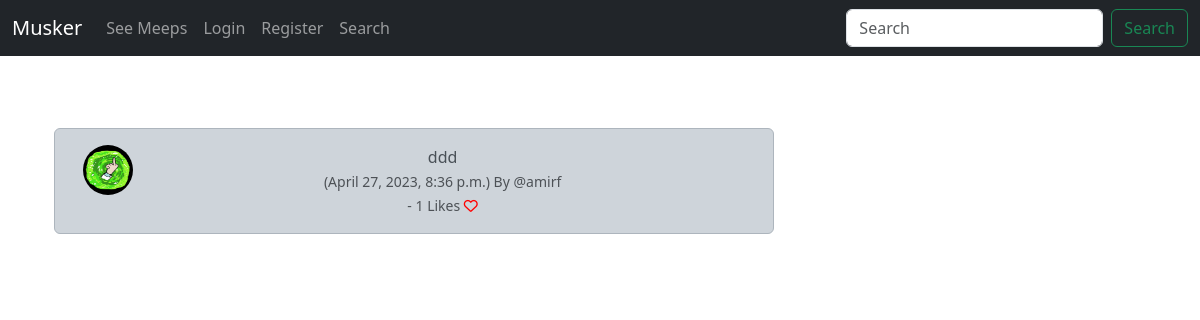
/meep_show/15, run on an earlier commit of the app's database.
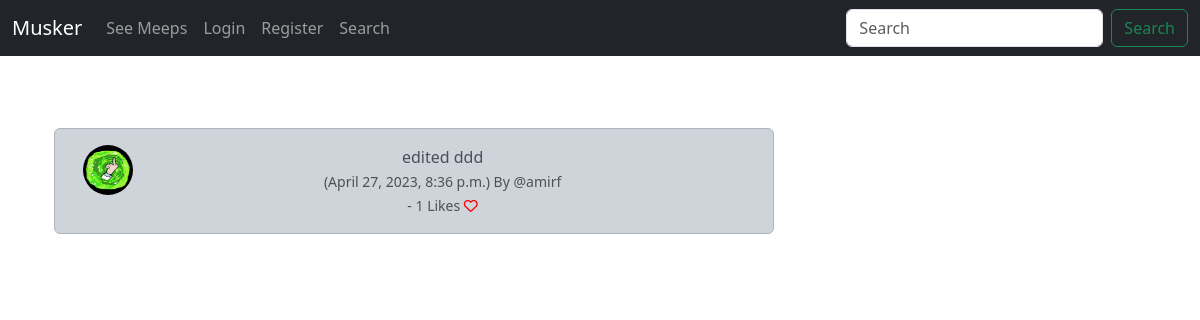
And on a later commit of the database.
### musker/models.py (models this page shows, shortened)
class Meep(models.Model):
    user = models.ForeignKey(
        User,
        related_name= "meeps",
        on_delete= models.DO_NOTHING,
    )
    body = models.CharField(max_length=200)
    created_at = models.DateTimeField(auto_now_add=True)
    likes = models.ManyToManyField(User, related_name="meep_like", blank=True)
    def number_of_likes(self):
        return self.likes.count()

class Profile(models.Model):
    user = models.OneToOneField(User, on_delete=models.CASCADE)
    follows = models.ManyToManyField(
    "self",
    related_name = "followed_by",
    symmetrical = False,
    blank = True)
    date_modified = models.DateTimeField(User,auto_now=True)
    profile_image = models.ImageField(null=True, blank=True, upload_to="images/")
    profile_bio = models.CharField(null=True, blank=True, max_length=500)
    homepage_link = models.CharField(null=True, blank=True, max_length=100)
    facebook_link = models.CharField(null=True, blank=True, max_length=100)
    instagram_link = models.CharField(null=True, blank=True, max_length=100)
    linkedin_link = models.CharField(null=True, blank=True, max_length=100)

### musker/views.py (the view)
# urls.py: path('meep_show/<int:pk>', views.meep_show, name='meep_show'),
def meep_show(request, pk):
    meep = get_object_or_404(Meep, id=pk)
    if meep:
        return render(request, 'show_meep.html', {'meep':meep})
    else:
        messages.success(request,("That Meep does not exists!"))
        return redirect('home')

### musker/templates/show_meep.html (shortened to what this page needs)
{% extends 'base.html' %}
{% load static %}
{% block content %}
	<div class="container text-center">
		<div class="row">
			<div class="col-8">
<br/>
		<div class="alert alert-dark" role="alert">
<div class="container">
	<div class="row">
		<div class="col-1">
		  {% if meep.user.profile.profile_image %}
				<img src="{{ meep.user.profile.profile_image.url }}" width=50 height=50 class="rounded-circle" alt="{{ profile.user.username }}">
				{% else %}
				<img src="{% static 'images/profile_pic.png' %}" width=50 height=50 class="rounded-circle" alt="{{ profile.user.username }}">
				{% endif %}
		</div>
		<div class="col-11">
		  {{ meep.body }}<br/>
		  	<small class="text-muted">
		  		({{ meep.created_at}}) By
		  		@{{ meep.user.username }}
				<br>
				- {{meep.number_of_likes}} Likes
				{% if user in meep.likes.all %}
				<a href="{% url 'meep_like' meep.id %}"><i class="fa-solid fa-heart" style="color:red"></i></a>
				{% else %}
				<a href="{% url 'meep_like' meep.id %}"><i class="fa fa-heart-o" style="color:red"></i></a>
				{% endif %}
			</small>
		</div><br/><br/>
			</div>
		</div>
	</div>
</div>
<div class="col-4">
				<br/><br/><br/>
</div>
{% endblock %}

What changed in the data, as far as the page shows it:
changed Meep "amirf": body "ddd" → "edited ddd"
